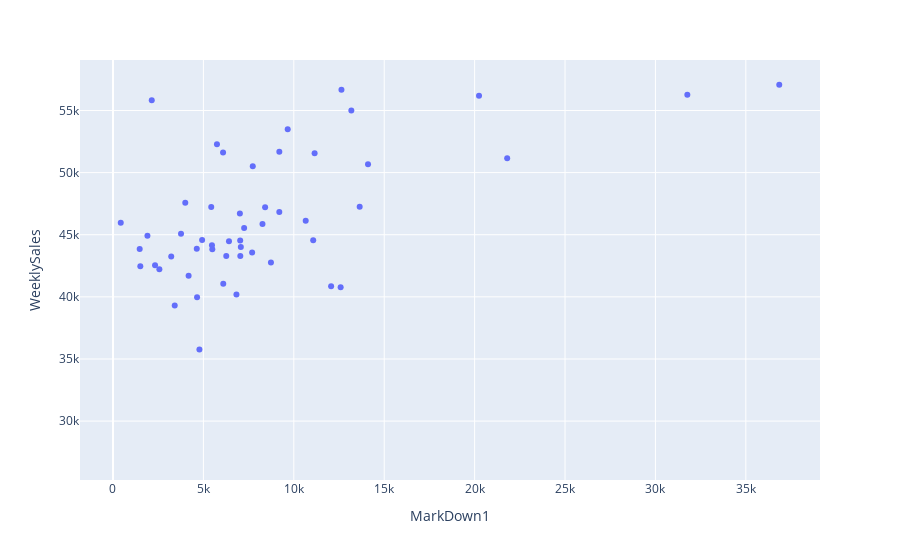

Write notebook code for a chart like this one.
### Code cell
store =6
dept = 87
px.scatter(df[(df.Store==store)&(df.DeptType==dept)], x='MarkDown1', y='WeeklySales')

### Figure 1 — Plotly figure (JSON) as saved in the notebook; plotly's stock layout.template omitted (floating-point values rounded to 4 significant figures; data arrays with more than 128 entries replaced by an {"elided": "..."} marker saying what was removed)
{"data": [{"hovertemplate": "MarkDown1=%{x}<br>WeeklySales=%{y}<extra></extra>", "legendgroup": "", "marker": {"color": "#636efa", "symbol": "circle"}, "mode": "markers", "name": "", "orientation": "v", "showlegend": false, "type": "scatter", "x": {"elided": "143 float values"}, "xaxis": "x", "y": {"elided": "143 float values"}, "yaxis": "y"}], "layout": {"legend": {"tracegroupgap": 0}, "margin": {"t": 60}, "xaxis": {"anchor": "y", "domain": [0, 1], "title": {"text": "MarkDown1"}}, "yaxis": {"anchor": "x", "domain": [0, 1], "title": {"text": "WeeklySales"}}}}
